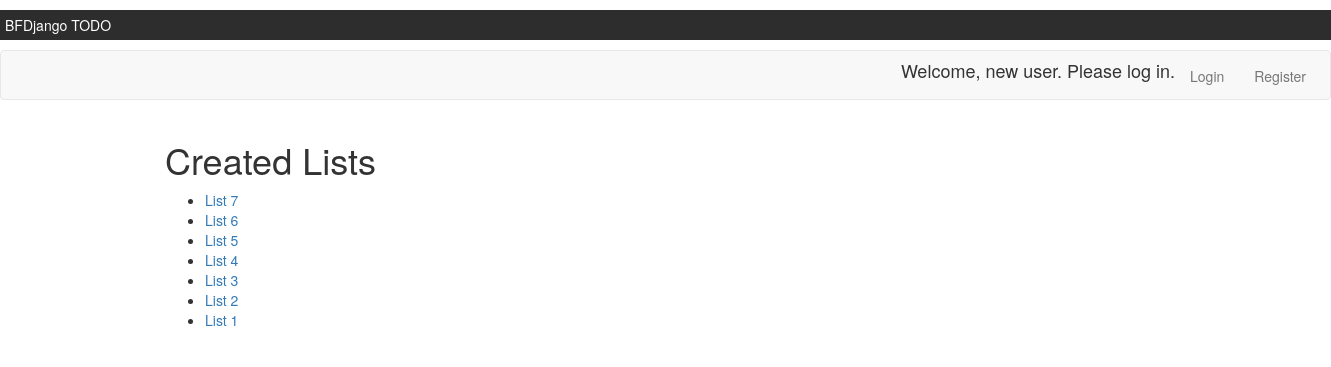
The page /todos/ on the database its author committed.
### main/models.py (models this page shows, shortened)
class Task_List(models.Model):
	class Meta:
		verbose_name = 'Task List'
		verbose_name_plural = 'Task Lists'
	name = models.CharField(max_length=200)
	owner = models.ForeignKey(User, on_delete=models.CASCADE, null=True)
	created_at = models.DateTimeField('date created')

### main/views.py (the view)
# urls.py: path('', views.index, name='index'),
def index(request):
	latest_task_list = Task_List.objects.order_by('-created_at')
	if request.method == 'POST':
		form = TaskListForm(request.POST)
		if form.is_valid():
			form.save()
			return redirect('/todos/')
	else:
		form = TaskListForm()
	context = {
		'latest_task_list': latest_task_list,
		'form': form
	}
	return render(request, 'main/index.html', context)

### main/templates/main/index.html (shortened to what this page needs)
{% extends 'main/base.html' %}
{% block body %}
	<h1>Created Lists</h1>
	{% if latest_task_list %}
		<ul>
			{% for task_list in latest_task_list %}
				<li><a href="{% url 'main:todo_list' task_list.id %}">{{ task_list.name }}</a></li>
			{% endfor %}
		</ul>
	{% else %}
		<p>No lists are available.</p>
	{% endif %}
{% endblock %}

### rows shown on the page
Task_List: name "List 7"
Task_List: name "List 6"
Task_List: name "List 5"
Task_List: name "List 4"
Task_List: name "List 3"
Task_List: name "List 2"
Task_List: name "List 1"
